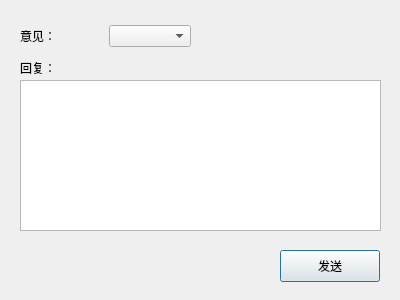
<?xml version="1.0" encoding="UTF-8"?>
<ui version="4.0">
 <class>replyDialog</class>
 <widget class="QDialog" name="replyDialog">
  <property name="geometry">
   <rect>
    <x>0</x>
    <y>0</y>
    <width>400</width>
    <height>300</height>
   </rect>
  </property>
  <property name="windowTitle">
   <string>replyDialog</string>
  </property>
  <widget class="QTextEdit" name="replyEdit">
   <property name="geometry">
    <rect>
     <x>20</x>
     <y>80</y>
     <width>361</width>
     <height>151</height>
    </rect>
   </property>
  </widget>
  <widget class="QLabel" name="label_2">
   <property name="geometry">
    <rect>
     <x>20</x>
     <y>60</y>
     <width>58</width>
     <height>16</height>
    </rect>
   </property>
   <property name="text">
    <string>回复：</string>
   </property>
  </widget>
  <widget class="QPushButton" name="sendButton">
   <property name="geometry">
    <rect>
     <x>280</x>
     <y>250</y>
     <width>100</width>
     <height>32</height>
    </rect>
   </property>
   <property name="text">
    <string>发送</string>
   </property>
  </widget>
  <widget class="QWidget" name="">
   <property name="geometry">
    <rect>
     <x>20</x>
     <y>20</y>
     <width>171</width>
     <height>32</height>
    </rect>
   </property>
   <layout class="QHBoxLayout" name="horizontalLayout">
    <item>
     <widget class="QLabel" name="label">
      <property name="text">
       <string>意见：</string>
      </property>
     </widget>
    </item>
    <item>
     <widget class="QComboBox" name="adviceCombo">
      <item>
       <property name="text">
        <string/>
       </property>
      </item>
      <item>
       <property name="text">
        <string>同意</string>
       </property>
      </item>
      <item>
       <property name="text">
        <string>不同意</string>
       </property>
      </item>
     </widget>
    </item>
   </layout>
  </widget>
 </widget>
 <resources/>
 <connections/>
</ui>
